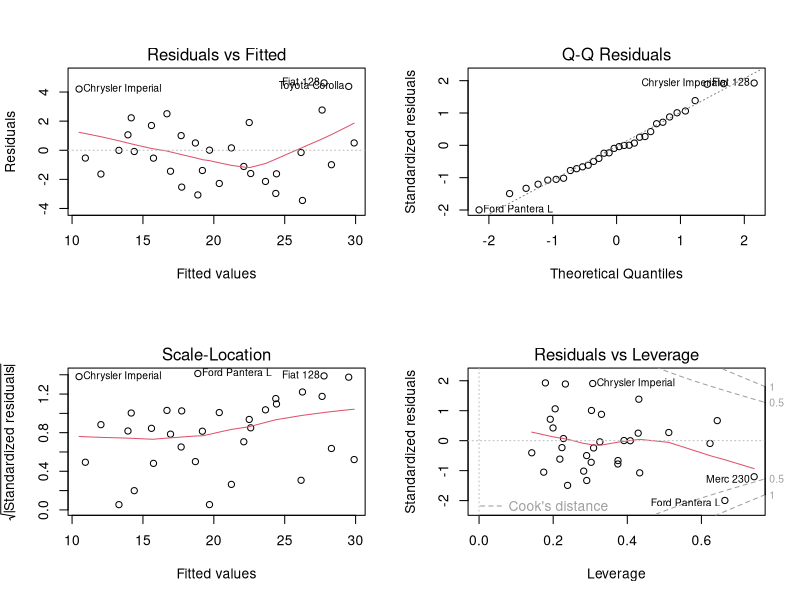
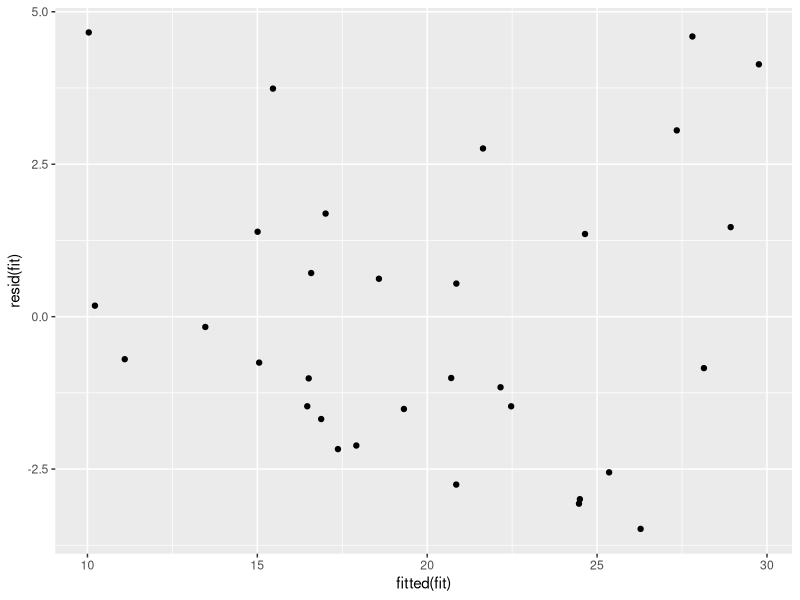
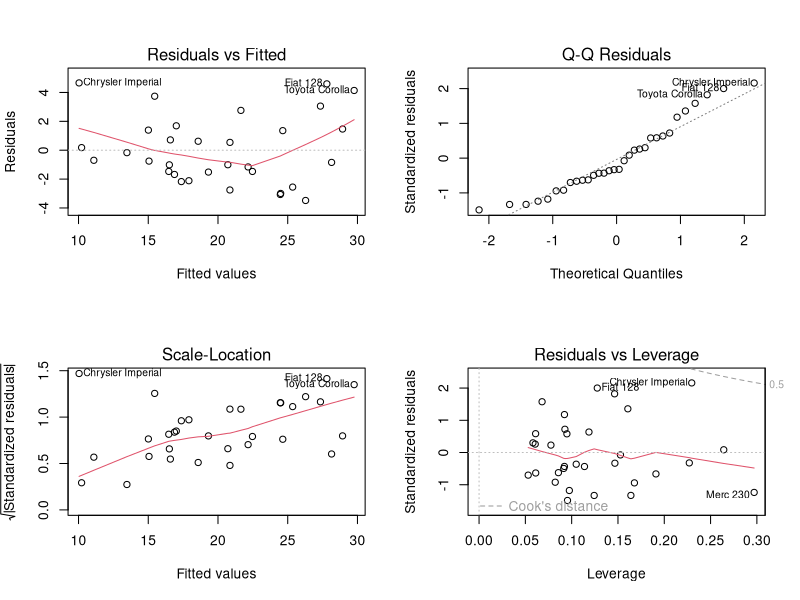
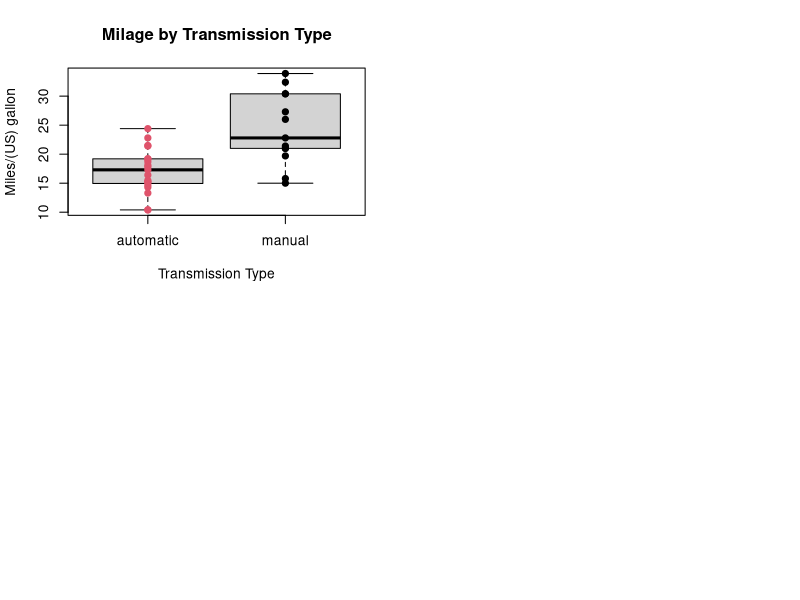
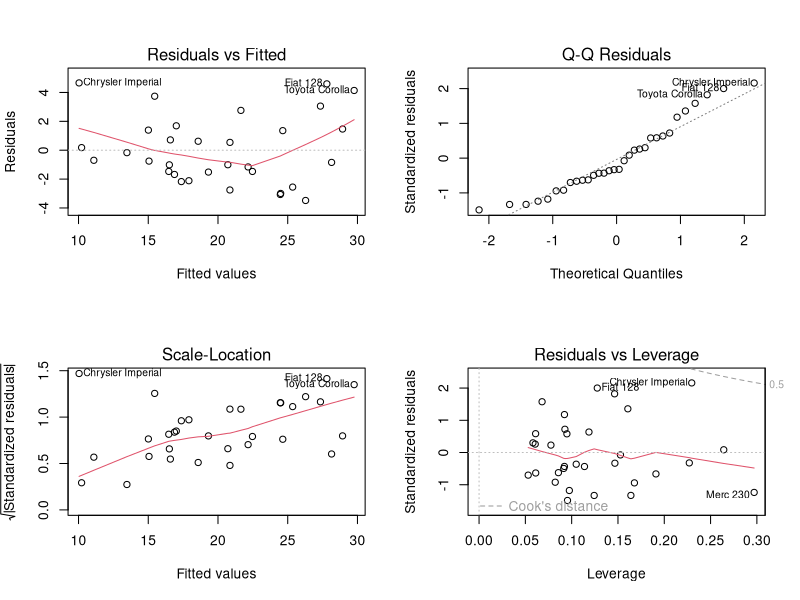
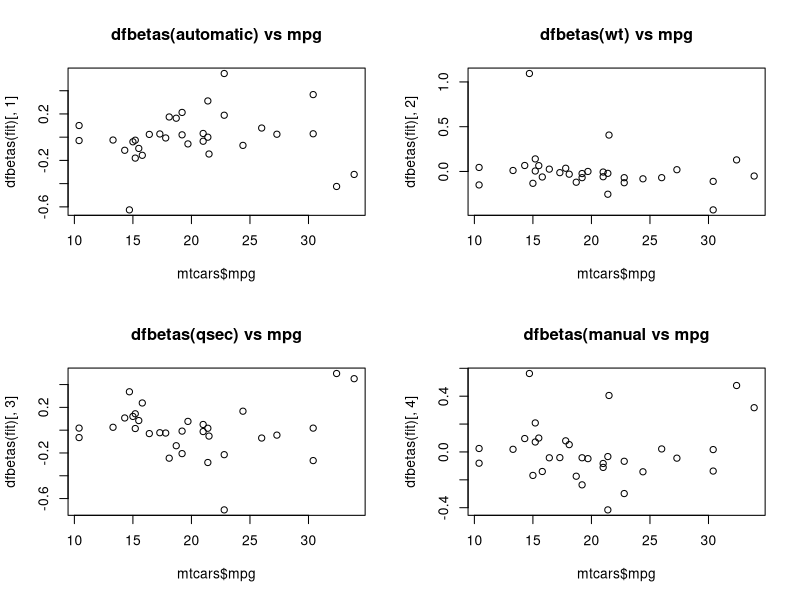
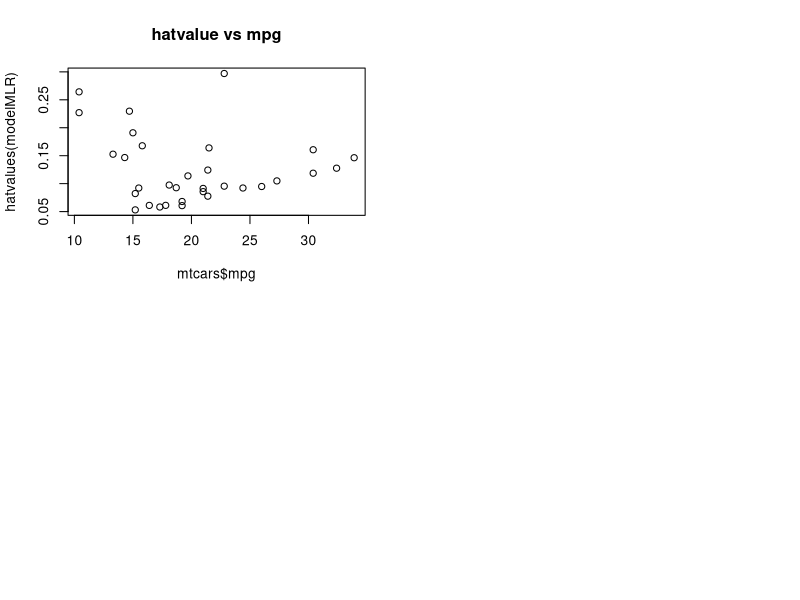

Source code (R) for these figures, in order:
## ---- chunk 1
require(knitr, quietly = TRUE)
require(ggplot2, quietly = TRUE)
require(scales, quietly = TRUE)

knitr::opts_chunk$set(echo = TRUE, cache = TRUE, cache.path = "cache/", 
                      fig.path = "figure/", fig.align = "center")

# load cars dataset
require(datasets, quietly = TRUE)
data(mtcars)
## ---- chunk 2
str(mtcars)
kable(head(mtcars),align = 'c')
## ---- chunk 3
fit <- lm(mpg ~ ., mtcars)
summary(fit)
par(mfrow = c(2, 2))
plot(fit)
## ---- chunk 4
round(cor(mtcars), 3)
## ---- chunk 5
fit <- lm(mpg ~ wt + qsec + am, mtcars)
summary(fit)
round(cor(mtcars[, c("mpg", "wt", "qsec", "am")]), 3)
qplot(fitted(fit), resid(fit))
# show other plots too
par(mfrow = c(2, 2))
plot(fit)
## ---- chunk 6
boxplot(mpg ~ am, mtcars, xaxt = "n", xlab = "Transmission Type", ylab = "Miles/(US) gallon")
with(mtcars, points(am + 1, mpg, pch = 19, col = ((am == 0)*1 + 1)))
axis(1, at = c(1, 2), labels = c("automatic", "manual"))
title(main = "Milage by Transmission Type")
## ---- chunk 7
# require(GGally)
# require(ggplot2)
# ggpairs(mtcars, lower = list(continuous = "smooth"), params = c(method = "loess"))
## ---- chunk 8
round(cor(mtcars[, c("mpg", "am", "wt", "qsec")]), 3)
fitsum <- summary(fit)
par(mfrow = c(2, 2))
plot(fit)
round(fitsum$adj.r.squared, 3)
## ---- chunk 9
AIC(fit)
## ---- chunk 10
# stepwise regression
library(MASS)
fit <- lm(mpg ~ ., mtcars)
step <- stepAIC(fit, direction = "both")
# display results
step$anova 
## ---- chunk 11
h0 <- t.test(mpg ~ am, data = mtcars)
## ---- chunk 12
require(knitr, quietly = TRUE)
require(datasets, quietly = TRUE)
data(mtcars)

modelSLR <- lm(mpg ~ am, mtcars)
modelSLRsum <- summary(modelSLR)

df <- modelSLRsum$coef
df <- cbind(df, round(confint(modelSLR), 1))
kable(df, caption = "Model Coefficients")

modelMLR <- lm(mpg ~ wt + qsec + am, mtcars)
modelMLRsum <- summary(modelMLR)

fit.models <- c("Simple Linear Regression", "Multi Linear Regression")
fit.r.squared <- c(modelSLRsum$adj.r.squared, modelMLRsum$adj.r.squared)
fit.vif <- 1/(1 - fit.r.squared)
fit.var.residuals <- c(modelSLRsum$sigma, modelMLRsum$sigma)
fit.aic <- c(AIC(modelSLR), AIC(modelMLR))
fit.mean.residuals <- c(mean(modelSLR$residuals), mean(modelMLR$residuals))

# fit.cov <- c(cov(modelSLR$residuals, mtcars$mpg), cov(modelMLR$residuals, mtcars$mpg))

df <- data.frame("Model" = fit.models,
                 "R Squared" = fit.r.squared,
                 VIF = fit.vif,
                 "Residual Variance" = fit.var.residuals,
                 AIC = fit.aic)
kable(df, caption = "Compare Models")

kable(anova(modelSLR, modelMLR), caption = "ANOVA")
## ---- chunk 13
mean(modelSLR$residuals)
mean(modelMLR$residuals)

modelSLRsum$cov.unscaled
modelMLRsum$cov.unscaled
## ---- chunk 14
require(datasets, quietly = TRUE)
data(mtcars)

modelSLR <- lm(mpg ~ am, mtcars)

pred.means <- tapply(mtcars$mpg, mtcars$am, mean)
pred.sd <- tapply(mtcars$mpg, mtcars$am, sd)
pred.ci <- predict(modelSLR, data.frame(am = c(0, 1)), interval = "confidence")

df <- data.frame("Transmission" = c("automatic", "manual"))
df <- cbind(df, round(pred.ci, 2))
df <- cbind(df, "Sample Mean" = round(pred.means, 2))
df <- cbind(df, "Sample SD" = round(pred.sd, 2))
names(df)[names(df) == "fit"] <- "Prediction"
names(df)[names(df) == "lwr"] <- "Lower"
names(df)[names(df) == "upr"] <- "Upper"

kable(df, caption = "Model prediction vs mileage sample mean")
## ---- chunk 15
require(datasets, quietly = TRUE)
data(mtcars)

fit <- lm(mpg ~ wt + qsec + am, mtcars)
par(mfrow = c(2, 2))
plot(mtcars$mpg, dfbetas(fit)[, 1], main = "dfbetas(automatic) vs mpg")
plot(mtcars$mpg, dfbetas(fit)[, 2], main = "dfbetas(wt) vs mpg")
plot(mtcars$mpg, dfbetas(fit)[, 3], main = "dfbetas(qsec) vs mpg")
plot(mtcars$mpg, dfbetas(fit)[, 4], main = "dfbetas(manual vs mpg")
# show values
round(dfbetas(fit), 3)
## ---- chunk 16
plot(mtcars$mpg, hatvalues(modelMLR), main = "hatvalue vs mpg")
# show values
hatvalues(modelMLR)
